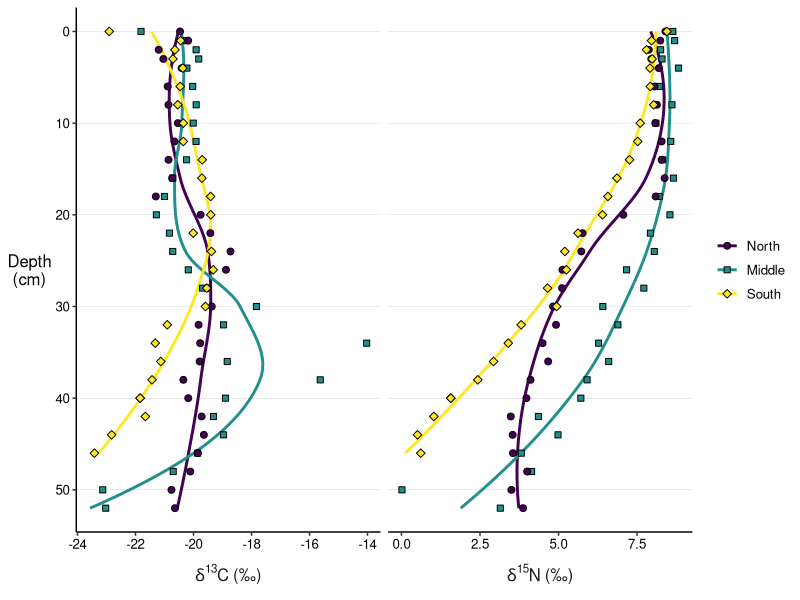

R code for this plot: (Note: this script raises an error after producing the figure.)

rm(list = ls()) #clear environment

# import packages ---------------------------------------------------------

require(tidyverse)
require(readxl)
require(progress)


# import data -------------------------------------------------------------

iso.df <- read_excel("data/isotopes_07082022.xlsx",sheet="isotopes")

P.df <- read_excel("data/isotopes_07082022.xlsx",sheet="phosphorus")

iso.df <- left_join(iso.df,P.df)

iso.df$NP <- iso.df$N/iso.df$P.total

iso.df$P.total <- iso.df$P.total*100

iso.df$location <- factor(iso.df$location,levels=c("North","Middle","South"))


# graphing parameters -----------------------------------------------------

theme_set(theme_classic())

mywidth=11
myheight=8.5

legend_title <- NULL

mytheme <- list(
  geom_smooth(se=FALSE,alpha=0.3),
  geom_point(size=2,color="black"),
  coord_flip(),
  scale_x_reverse(),
  facet_wrap(~name,nrow=1,scales="free_x",strip.position = "bottom",labeller = label_parsed),
  labs(y=NULL,x="Depth\n(cm)",shape=legend_title,color=legend_title,fill=legend_title),
  theme(
    text=element_text(size=12),
    strip.background = element_blank(),
    strip.placement = "outside",
    panel.grid.major.x = element_blank(), 
    panel.grid.major.y = element_line(size=.1, color="gray"),
    strip.text.y.left = element_text(angle = 0,size=12),
    strip.text.x.bottom = element_text(size=12),
    axis.title.y = element_text(angle = 0,vjust=0.5,size=12),
    axis.text.x = element_text(colour = "black"),
    axis.text.y = element_text(colour = "black"),
    legend.position = "right"),
    scale_color_viridis_d(),
    scale_fill_viridis_d(),
    scale_shape_manual(values=c(21:24))
)


# plot isotopes -----------------------------------------------------------

long_cols <- c("d13C.org","d15N")
label_list <- c(bquote(delta^13*C~'(‰)'),
                bquote(delta^15*N~'(‰)'))

temp.df <- iso.df[c("location","depth",long_cols)] %>%
  pivot_longer(long_cols)

temp.df$name <- factor(temp.df$name,levels=long_cols,labels=label_list)

ggplot(temp.df, aes(x=depth, y=value, fill=location, color=location, shape=location))+
  mytheme

ggsave("figures/isotopes.png",width=mywidth, height=myheight)



# elemental ratios --------------------------------------------------------

long_cols <- c("CN","NP","d15N")
label_list <- c(bquote("C:N"~"Ratio"),
                bquote("N:P"~"Ratio"),
                bquote(delta^15*N~'(‰)'))

temp.df <- iso.df[c("location","depth",long_cols)]

for (row in 1:nrow(temp.df)){
  if (temp.df[row,"NP"]<0 | temp.df[row,"NP"]>40){
    temp.df[row,"NP"] <- NA
  }
  if (temp.df[row,"CN"]>40){
    temp.df[row,"CN"] <- NA
  }
}

temp.df <- temp.df %>%
  pivot_longer(long_cols) %>%
  drop_na(value)

temp.df$name <- factor(temp.df$name,levels=long_cols,labels=label_list)

ggplot(temp.df, aes(x=depth, y=value, fill=location, color=location, shape=location))+
  mytheme

ggsave("figures/element_ratios.png",width=mywidth, height=myheight)


# elemental composition again ---------------------------------------------

long_cols <- c("C.org","N","P.total")
label_list <- c(bquote(C[Organic]~'(%)'),
                bquote(N~'(%)'),
                bquote(P[Total]~x~10^-2~'(%)'))

temp.df <- iso.df[c("location","depth",long_cols)]

for (row in 1:nrow(temp.df)){
  if (temp.df[row,"C.org"]>10){
    temp.df[row,"C.org"] <- NA
  }
  if (temp.df[row,"N"]>0.7){
    temp.df[row,"N"] <- NA
  }
}

temp.df <- temp.df %>%
  pivot_longer(long_cols) %>%
  drop_na(value)

temp.df$name <- factor(temp.df$name,levels=long_cols,labels=label_list)

ggplot(temp.df, aes(x=depth, y=value, fill=location, color=location, shape=location))+
  mytheme

ggsave("figures/elements.png",width=mywidth, height=myheight)


# grainsize ---------------------------------------------------------------

grain.df <- read_excel("data/grainsize_tidy.xlsx") %>%
  select(-c(Replicate,Pseudoreplicate,Core)) %>%
  group_by(Location,Depth) %>%
  summarize_all(mean) %>%
  pivot_longer(!c(Location,Depth),names_to="Micrometers",values_to="Percentage")

grain.df$Location <- factor(grain.df$Location,levels=c("North","Middle","South"))

grain.df$Micrometers <- as.numeric(grain.df$Micrometers)

mysizes.df <- data.frame(as.numeric(unique(grain.df$Micrometers)))
colnames(mysizes.df) <- c("Micrometers")

size_classes <- c("Clay","V.F. Silt","F. Silt","M. Silt","C. Silt","V.C. Silt",
                  "V.F. Sand","F. Sand","Sand","C. Sand","V.C. Sand","V.F. Gravel")

grainsizes.df <- data.frame(size_classes,c(2,4,8,16,31,62,125,250,500,1000,2000,4000))
colnames(grainsizes.df) <- c("Class","Micrometers")

for (row in 1:nrow(mysizes.df)){
  for (row2 in 1:nrow(grainsizes.df)){
    if (mysizes.df[row,"Micrometers"]<grainsizes.df[row2,"Micrometers"]){
      mysizes.df[row,"Class"] <- grainsizes.df[row2,"Class"]
      break
    }
  }
}

grain.df <- left_join(grain.df,mysizes.df)

ggplot(grain.df, aes(x=Depth,y=Percentage, fill=Class))+
  geom_bar(position="fill",stat="identity",width=2)+
  geom_hline(yintercept=0)+
  geom_hline(yintercept=.25)+
  geom_hline(yintercept=.5)+
  geom_hline(yintercept=.75)+
  geom_hline(yintercept=1)+
  coord_flip()+
  #scale_x_reverse(labels=function(x)2020-(x*3))+
  scale_x_reverse()+
  scale_y_continuous(labels=function(y)y*100)+
  facet_wrap(~Location)+
  xlab("Depth\n(cm)")+
  theme(
    text=element_text(size=12),
    strip.background = element_blank(),
    strip.placement = "outside",
    panel.grid.major.x = element_blank(), 
    panel.grid.major.y = element_blank(),
    strip.text.y.left = element_text(angle = 0,size=12),
    strip.text.x.top = element_text(size=12),
    axis.title.y = element_text(angle = 0,vjust=0.5,size=12),
    axis.text.x = element_text(colour = "black"),
    axis.text.y = element_text(colour = "black"),
    legend.position = "right")+
scale_color_viridis_d(option="H")+
scale_fill_viridis_d(option="H")+
scale_shape_manual(values=c(21:24))

ggsave("figures/grainsize.png",width=mywidth, height=myheight)
